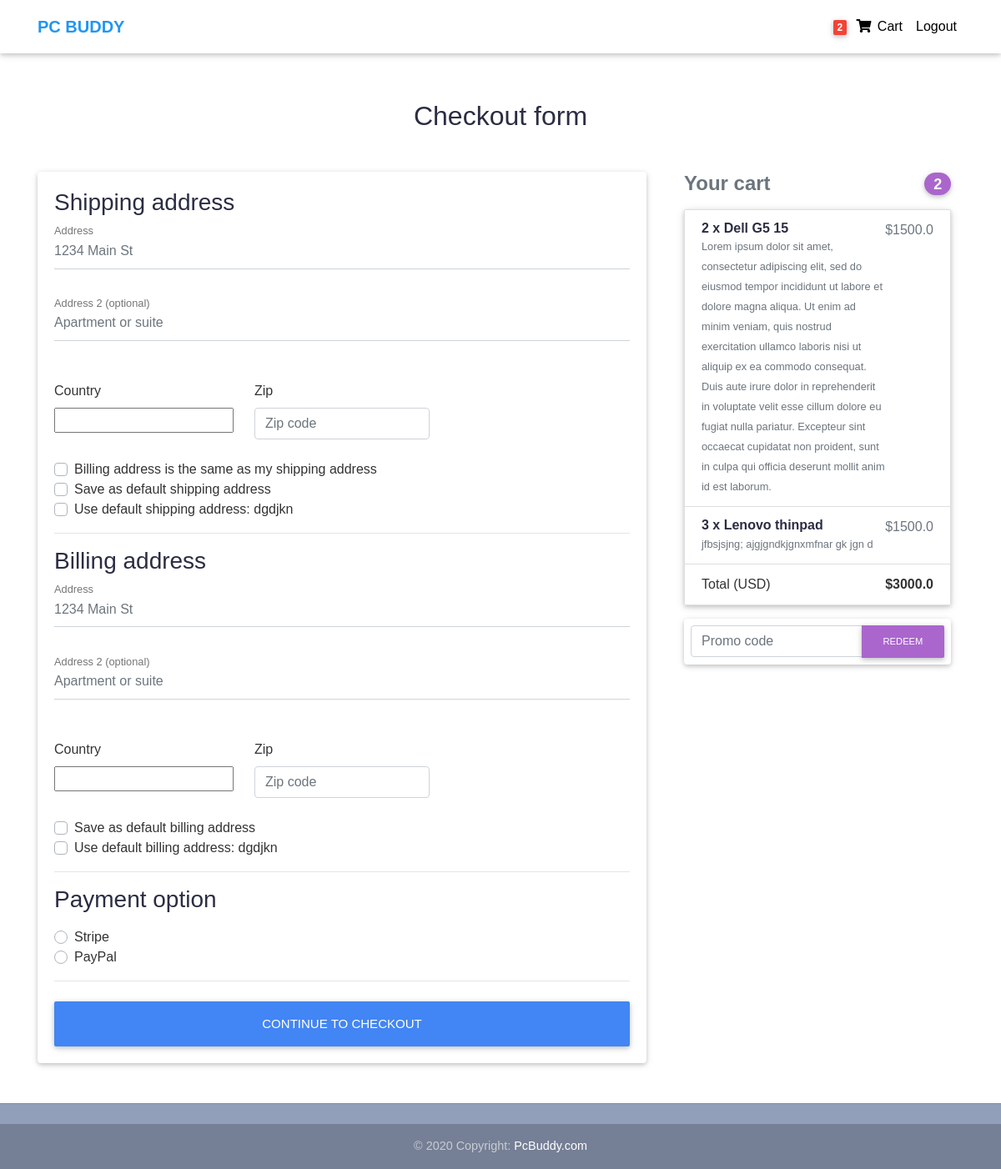
Before: /checkout/ (signed in) with the older database file.
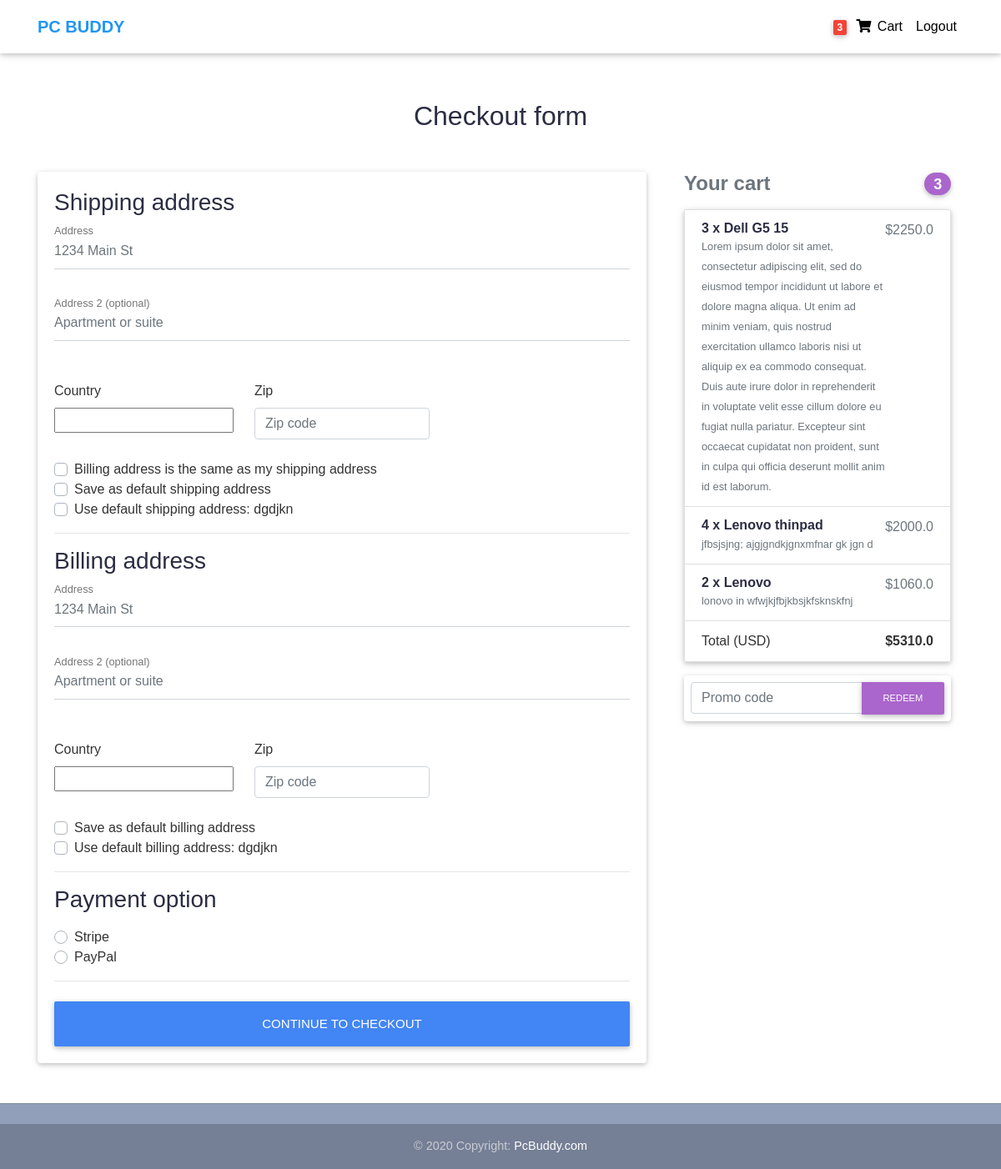
After: the same page with the newer database file.
### core/models.py (models this page shows, shortened)
class Order(models.Model):
    user = models.ForeignKey(settings.AUTH_USER_MODEL,
                             on_delete=models.CASCADE)
    ref_code = models.CharField(max_length=20, blank=True, null=True)
    items = models.ManyToManyField(OrderItem)
    start_date = models.DateTimeField(auto_now_add=True)
    ordered_date = models.DateTimeField()
    ordered = models.BooleanField(default=False)
    shipping_address = models.ForeignKey(
        'Address', related_name='shipping_address', on_delete=models.SET_NULL, blank=True, null=True)
    billing_address = models.ForeignKey(
        'Address', related_name='billing_address', on_delete=models.SET_NULL, blank=True, null=True)
    payment = models.ForeignKey(
        'Payment', on_delete=models.SET_NULL, blank=True, null=True)
    coupon = models.ForeignKey(
        'Coupon', on_delete=models.SET_NULL, blank=True, null=True)
    being_delivered = models.BooleanField(default=False)
    received = models.BooleanField(default=False)
    refund_requested = models.BooleanField(default=False)
    refund_granted = models.BooleanField(default=False)
    '''
    1. Item added to cart
    2. Adding a billing address
    (Failed checkout)
    3. Payment
    (Preprocessing, processing, packaging etc.)
    4. Being delivered
    5. Received
    6. Refunds
    '''
    def get_total(self):
        total = 0
        for order_item in self.items.all():
            total += order_item.get_final_price()
        if self.coupon:
            total -= self.coupon.amount
        return total

class OrderItem(models.Model):
    user = models.ForeignKey(settings.AUTH_USER_MODEL,
                             on_delete=models.CASCADE)
    ordered = models.BooleanField(default=False)
    item = models.ForeignKey(Item, on_delete=models.CASCADE)
    quantity = models.IntegerField(default=1)
    def get_total_discount_item_price(self):
        return self.quantity * self.item.discount_price
    def get_final_price(self):
        if self.item.discount_price:
            return self.get_total_discount_item_price()
        return self.get_total_item_price()

class Item(models.Model):
    title = models.CharField(max_length=100)
    price = models.FloatField()
    discount_price = models.FloatField(blank=True, null=True)
    category = models.CharField(choices=CATEGORY_CHOICES, max_length=2)
    slug = models.SlugField()
    description = models.TextField()
    image = models.ImageField()

### core/views.py (the view, shortened to what this page needs)
# urls.py: path('checkout/', CheckoutView.as_view(), name='checkout'),
class CheckoutView(View):
    def get(self, *args, **kwargs):
        try:
            order = Order.objects.get(user=self.request.user, ordered=False)
            form = CheckoutForm()
            context = {
                'form': form,
                'couponform': CouponForm(),
                'order': order,
                'DISPLAY_COUPON_FORM': True
            }
            shipping_address_qs = Address.objects.filter(
                user=self.request.user,
                address_type='S',
                default=True
            )
            if shipping_address_qs.exists():
                context.update(
                    {'default_shipping_address': shipping_address_qs[0]})
            billing_address_qs = Address.objects.filter(
                user=self.request.user,
                address_type='B',
                default=True
            )
            if billing_address_qs.exists():
                context.update(
                    {'default_billing_address': billing_address_qs[0]})
            return render(self.request, "checkout.html", context)
        except ObjectDoesNotExist:
            messages.info(self.request, "You do not have an active order")
            return redirect("core:checkout")

### core/forms.py
class CheckoutForm(forms.Form):
    shipping_address = forms.CharField(required=False)
    shipping_address2 = forms.CharField(required=False)
    shipping_country = CountryField(blank_label='(select country)').formfield(
        required=False,
        widget=CountrySelectWidget(attrs={
            'class': 'custom-select d-block w-100',
        }))
    shipping_zip = forms.CharField(required=False)
    billing_address = forms.CharField(required=False)
    billing_address2 = forms.CharField(required=False)
    billing_country = CountryField(blank_label='(select country)').formfield(
        required=False,
        widget=CountrySelectWidget(attrs={
            'class': 'custom-select d-block w-100',
        }))
    billing_zip = forms.CharField(required=False)
    same_billing_address = forms.BooleanField(required=False)
    set_default_shipping = forms.BooleanField(required=False)
    use_default_shipping = forms.BooleanField(required=False)
    set_default_billing = forms.BooleanField(required=False)
    use_default_billing = forms.BooleanField(required=False)
    payment_option = forms.ChoiceField(
        widget=forms.RadioSelect, choices=PAYMENT_CHOICES)

### templates/checkout.html (shortened to what the changed rows need)
{% extends "base.html" %}
{% load crispy_forms_tags %}
{% block content %}
<main>
  <div class="container wow fadeIn">
    <h2 class="my-5 h2 text-center">Checkout form</h2>
    <div class="row">
      <div class="col-md-8 mb-4">
        <div class="card">
          <form method="POST" class="card-body">
            <div class="d-block my-3">
              {% for value, name in form.fields.payment_option.choices %}
              <div class="custom-control custom-radio">
                <label class="custom-control-label" for="{{ name }}">{{ name }}</label>
              </div>
              {% endfor %}
            </div>
          </form>
        </div>
      </div>
      <div class="col-md-4 mb-4">
        {% include "order_snippet.html" %}
      </div>
    </div>
  </div>
</main>
{% endblock content %}

### templates/navbar.html (shortened to what this page needs)
{% load cart_template_tags %}
<nav class="navbar fixed-top navbar-expand-lg navbar-light white scrolling-navbar">
  <div class="container">
    <a class="navbar-brand waves-effect" href="/">
      <strong class="blue-text">PC BUDDY</strong>
    </a>
    <div class="collapse navbar-collapse" id="navbarSupportedContent">
      <ul class="navbar-nav nav-flex-icons">
        {% if request.user.is_authenticated %}
        <li class="nav-item">
          <a href="{% url 'core:order-summary' %}" class="nav-link waves-effect">
            <span class="badge red z-depth-1 mr-1"> {{ request.user|cart_item_count }} </span>
            <i class="fas fa-shopping-cart"></i>
            <span class="clearfix d-none d-sm-inline-block"> Cart </span>
          </a>
        </li>
        <li class="nav-item">
          <a class="nav-link waves-effect" href="{% url 'account_logout' %}">
            <span class="clearfix d-none d-sm-inline-block"> Logout </span>
          </a>
        </li>
        {% endif %}
      </ul>
    </div>
  </div>
</nav>

### templates/order_snippet.html (shortened to what this page needs)
<div class="col-md-12 mb-4">
    <h4 class="d-flex justify-content-between align-items-center mb-3">
    <span class="text-muted">Your cart</span>
    <span class="badge badge-secondary badge-pill">{{ order.items.count }}</span>
    </h4>
    <ul class="list-group mb-3 z-depth-1">
    {% for order_item in order.items.all %}
    <li class="list-group-item d-flex justify-content-between lh-condensed">
        <div>
        <h6 class="my-0">{{ order_item.quantity }} x {{ order_item.item.title}}</h6>
        <small class="text-muted">{{ order_item.item.description}}</small>
        </div>
        <span class="text-muted">${{ order_item.get_final_price }}</span>
    </li>
    {% endfor %}
    <li class="list-group-item d-flex justify-content-between">
        <span>Total (USD)</span>
        <strong>${{ order.get_total }}</strong>
    </li>
    </ul>
    {% if DISPLAY_COUPON_FORM %}
    <form class="card p-2" action="{% url 'core:add-coupon' %}" method="POST">
        <div class="input-group">
            {{ couponform.code }}
            <div class="input-group-append">
            <button class="btn btn-secondary btn-md waves-effect m-0" type="submit">Redeem</button>
            </div>
        </div>
    </form>
    {% endif %}
</div>

Changed rows visible on the page:
changed Order: items.count "2" → "3"; get_total "3000.0" → "5310.0"
changed OrderItem "Dell G5 15": quantity "2" → "3"; get_final_price "1500.0" → "2250.0"
changed OrderItem "Lenovo thinpad": quantity "3" → "4"; get_final_price "1500.0" → "2000.0"
added OrderItem: quantity "2", item "Lenovo", item.description "lonovo in wfwjkjfbjkbsjkfsknskfnj", get_final_price "1060.0"
Other visible differences:
{{ request.user|cart_item_count }}: "2" → "3"
